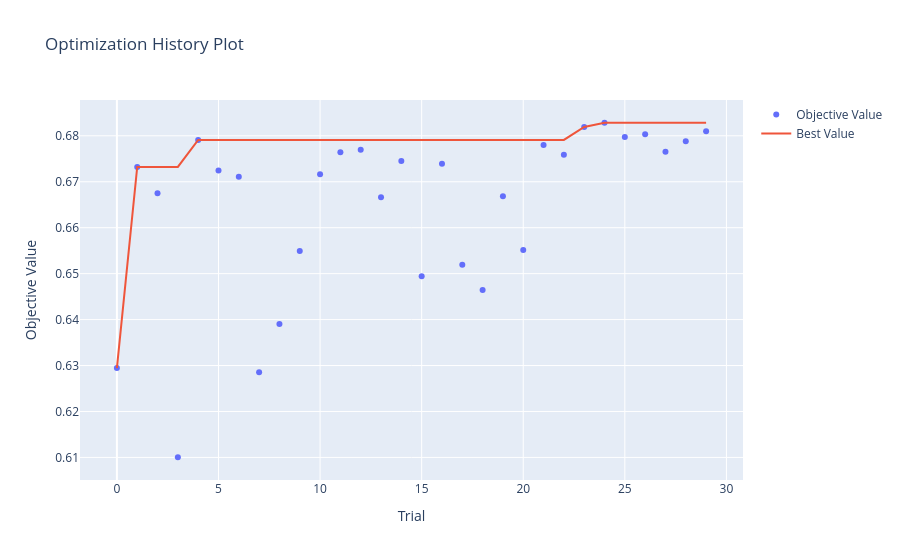
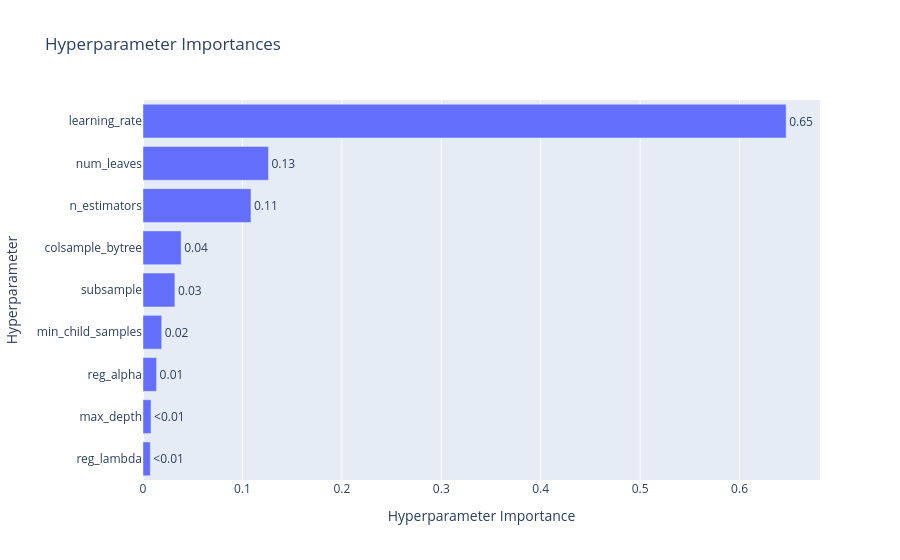
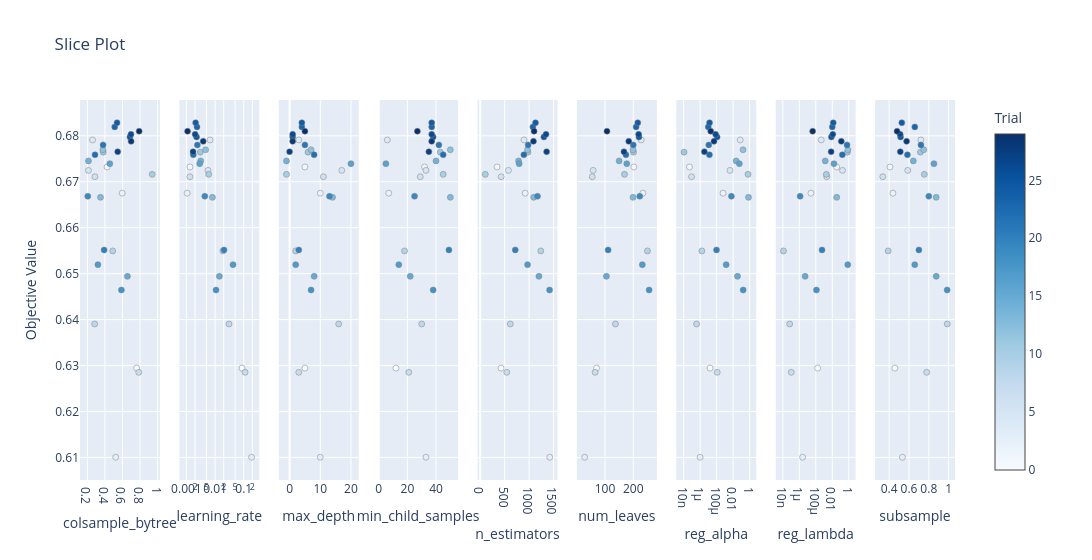

Notebook source saved alongside these figures, in order:
### Code cell
model_selected, selected_features = feature_importance_selector(
    model,
    X_train_t,
    y_train_t,
    target_features=40
)

# przygotowanie danych
X_opt = X_train_t[selected_features].copy()

for col in X_opt.select_dtypes(include="object").columns:
    X_opt[col] = X_opt[col].astype("category")


def objective(trial):

    params = {
        "objective": "binary",
        "metric": "auc",
        "random_state": RANDOM_SEED,
        "reg_alpha": trial.suggest_float("reg_alpha", 1e-8, 1.0, log=True),
        "reg_lambda": trial.suggest_float("reg_lambda", 1e-8, 1.0, log=True),
        "num_leaves": trial.suggest_int("num_leaves", 16, 256),
        "max_depth": trial.suggest_int("max_depth", -1, 20),
        "learning_rate": trial.suggest_float("learning_rate", 0.001, 0.2, log=True),
        "n_estimators": trial.suggest_int("n_estimators", 50, 1500),
        "subsample": trial.suggest_float("subsample", 0.3, 1.0),
        "colsample_bytree": trial.suggest_float("colsample_bytree", 0.2, 1.0),
        "min_child_samples": trial.suggest_int("min_child_samples", 5, 50),
    }

    # nowy model w każdym trialu
    model_lgbm = lgb.LGBMClassifier(**params)

    auc = cross_val_score(
        model_lgbm,
        X_opt,
        y_train_t,
        cv=5,
        scoring="roc_auc",
        n_jobs=-1
    ).mean()

    return auc


study = optuna.create_study(
    direction="maximize",
    study_name="lgbm_auc_bo"
)

study.optimize(objective, n_trials=30, show_progress_bar=True)

print("\nBest AUC:", study.best_value)
print("Best params:", study.best_params)


optuna.visualization.plot_optimization_history(study)
optuna.visualization.plot_param_importances(study)
optuna.visualization.plot_slice(study)

plot_optimization_history(study).show()
plot_param_importances(study).show()
plot_slice(study).show()

### Figure 1 — Plotly figure (JSON) as saved in the notebook; plotly's stock layout.template omitted (floating-point values rounded to 4 significant figures)
{"data": [{"mode": "markers", "name": "Objective Value", "type": "scatter", "x": [0, 1, 2, 3, 4, 5, 6, 7, 8, 9, 10, 11, 12, 13, 14, 15, 16, 17, 18, 19, 20, 21, 22, 23, 24, 25, 26, 27, 28, 29], "y": [0.6294, 0.6732, 0.6675, 0.61, 0.6791, 0.6725, 0.6711, 0.6285, 0.6391, 0.6549, 0.6716, 0.6764, 0.677, 0.6666, 0.6745, 0.6494, 0.6739, 0.652, 0.6464, 0.6668, 0.6552, 0.678, 0.6759, 0.6819, 0.6828, 0.6797, 0.6803, 0.6765, 0.6788, 0.681]}, {"mode": "lines", "name": "Best Value", "type": "scatter", "x": [0, 1, 2, 3, 4, 5, 6, 7, 8, 9, 10, 11, 12, 13, 14, 15, 16, 17, 18, 19, 20, 21, 22, 23, 24, 25, 26, 27, 28, 29], "y": [0.6294, 0.6732, 0.6732, 0.6732, 0.6791, 0.6791, 0.6791, 0.6791, 0.6791, 0.6791, 0.6791, 0.6791, 0.6791, 0.6791, 0.6791, 0.6791, 0.6791, 0.6791, 0.6791, 0.6791, 0.6791, 0.6791, 0.6791, 0.6819, 0.6828, 0.6828, 0.6828, 0.6828, 0.6828, 0.6828]}, {"marker": {"color": "#cccccc"}, "mode": "markers", "name": "Infeasible Trial", "showlegend": false, "type": "scatter", "x": [], "y": []}], "layout": {"title": {"text": "Optimization History Plot"}, "xaxis": {"title": {"text": "Trial"}}, "yaxis": {"title": {"text": "Objective Value"}}}}

### Figure 2 — Plotly figure (JSON) as saved in the notebook; plotly's stock layout.template omitted (floating-point values rounded to 4 significant figures)
{"data": [{"cliponaxis": false, "hovertemplate": ["reg_lambda (FloatDistribution): 0.007328167833400323<extra></extra>", "max_depth (IntDistribution): 0.008095273957447906<extra></extra>", "reg_alpha (FloatDistribution): 0.01368798861518711<extra></extra>", "min_child_samples (IntDistribution): 0.01881180980333238<extra></extra>", "subsample (FloatDistribution): 0.0320736112620631<extra></extra>", "colsample_bytree (FloatDistribution): 0.0383861217863729<extra></extra>", "n_estimators (IntDistribution): 0.1085940154803997<extra></extra>", "num_leaves (IntDistribution): 0.1261590186908418<extra></extra>", "learning_rate (FloatDistribution): 0.646863992570955<extra></extra>"], "name": "Objective Value", "orientation": "h", "text": ["<0.01", "<0.01", "0.01", "0.02", "0.03", "0.04", "0.11", "0.13", "0.65"], "textposition": "outside", "type": "bar", "x": [0.007328, 0.008095, 0.01369, 0.01881, 0.03207, 0.03839, 0.1086, 0.1262, 0.6469], "y": ["reg_lambda", "max_depth", "reg_alpha", "min_child_samples", "subsample", "colsample_bytree", "n_estimators", "num_leaves", "learning_rate"]}], "layout": {"title": {"text": "Hyperparameter Importances"}, "xaxis": {"title": {"text": "Hyperparameter Importance"}}, "yaxis": {"title": {"text": "Hyperparameter"}}}}

### Figure 3 — Plotly figure (JSON) as saved in the notebook; plotly's stock layout.template omitted (floating-point values rounded to 4 significant figures)
{"data": [{"marker": {"color": [0, 1, 2, 3, 4, 5, 6, 7, 8, 9, 10, 11, 12, 13, 14, 15, 16, 17, 18, 19, 20, 21, 22, 23, 24, 25, 26, 27, 28, 29], "colorbar": {"title": {"text": "Trial"}, "x": 1, "xpad": 40}, "colorscale": [[0, "rgb(247,251,255)"], [0.125, "rgb(222,235,247)"], [0.25, "rgb(198,219,239)"], [0.375, "rgb(158,202,225)"], [0.5, "rgb(107,174,214)"], [0.625, "rgb(66,146,198)"], [0.75, "rgb(33,113,181)"], [0.875, "rgb(8,81,156)"], [1, "rgb(8,48,107)"]], "line": {"color": "Grey", "width": 0.5}, "showscale": true}, "mode": "markers", "name": "Feasible Trial", "showlegend": false, "type": "scatter", "x": [0.7607, 0.4241, 0.5967, 0.5226, 0.2585, 0.2116, 0.2855, 0.7851, 0.2825, 0.4888, 0.9387, 0.3801, 0.376, 0.3491, 0.2121, 0.6561, 0.4552, 0.3199, 0.5877, 0.2038, 0.3902, 0.3786, 0.2865, 0.5112, 0.5379, 0.6846, 0.6969, 0.5455, 0.6986, 0.79], "xaxis": "x", "y": [0.6294, 0.6732, 0.6675, 0.61, 0.6791, 0.6725, 0.6711, 0.6285, 0.6391, 0.6549, 0.6716, 0.6764, 0.677, 0.6666, 0.6745, 0.6494, 0.6739, 0.652, 0.6464, 0.6668, 0.6552, 0.678, 0.6759, 0.6819, 0.6828, 0.6797, 0.6803, 0.6765, 0.6788, 0.681], "yaxis": "y"}, {"marker": {"color": [0, 1, 2, 3, 4, 5, 6, 7, 8, 9, 10, 11, 12, 13, 14, 15, 16, 17, 18, 19, 20, 21, 22, 23, 24, 25, 26, 27, 28, 29], "colorbar": {"title": {"text": "Trial"}, "x": 1, "xpad": 40}, "colorscale": [[0, "rgb(247,251,255)"], [0.125, "rgb(222,235,247)"], [0.25, "rgb(198,219,239)"], [0.375, "rgb(158,202,225)"], [0.5, "rgb(107,174,214)"], [0.625, "rgb(66,146,198)"], [0.75, "rgb(33,113,181)"], [0.875, "rgb(8,81,156)"], [1, "rgb(8,48,107)"]], "line": {"color": "Grey", "width": 0.5}, "showscale": false}, "mode": "markers", "name": "Feasible Trial", "showlegend": false, "type": "scatter", "x": [0.0869, 0.001333, 0.00106, 0.1872, 0.00665, 0.005643, 0.001319, 0.111, 0.03053, 0.0187, 0.00598, 0.003039, 0.004677, 0.008068, 0.003143, 0.01411, 0.002896, 0.04215, 0.0108, 0.004381, 0.02055, 0.002406, 0.001738, 0.002341, 0.0021, 0.002259, 0.002018, 0.001703, 0.003851, 0.001097], "xaxis": "x2", "y": [0.6294, 0.6732, 0.6675, 0.61, 0.6791, 0.6725, 0.6711, 0.6285, 0.6391, 0.6549, 0.6716, 0.6764, 0.677, 0.6666, 0.6745, 0.6494, 0.6739, 0.652, 0.6464, 0.6668, 0.6552, 0.678, 0.6759, 0.6819, 0.6828, 0.6797, 0.6803, 0.6765, 0.6788, 0.681], "yaxis": "y2"}, {"marker": {"color": [0, 1, 2, 3, 4, 5, 6, 7, 8, 9, 10, 11, 12, 13, 14, 15, 16, 17, 18, 19, 20, 21, 22, 23, 24, 25, 26, 27, 28, 29], "colorbar": {"title": {"text": "Trial"}, "x": 1, "xpad": 40}, "colorscale": [[0, "rgb(247,251,255)"], [0.125, "rgb(222,235,247)"], [0.25, "rgb(198,219,239)"], [0.375, "rgb(158,202,225)"], [0.5, "rgb(107,174,214)"], [0.625, "rgb(66,146,198)"], [0.75, "rgb(33,113,181)"], [0.875, "rgb(8,81,156)"], [1, "rgb(8,48,107)"]], "line": {"color": "Grey", "width": 0.5}, "showscale": false}, "mode": "markers", "name": "Feasible Trial", "showlegend": false, "type": "scatter", "x": [5, 5, 10, 10, 3, 17, 11, 3, 16, 2, -1, 6, 7, 14, -1, 8, 20, 2, 7, 13, 3, 5, 8, 4, 4, 1, 1, 0, 1, 5], "xaxis": "x3", "y": [0.6294, 0.6732, 0.6675, 0.61, 0.6791, 0.6725, 0.6711, 0.6285, 0.6391, 0.6549, 0.6716, 0.6764, 0.677, 0.6666, 0.6745, 0.6494, 0.6739, 0.652, 0.6464, 0.6668, 0.6552, 0.678, 0.6759, 0.6819, 0.6828, 0.6797, 0.6803, 0.6765, 0.6788, 0.681], "yaxis": "y3"}, {"marker": {"color": [0, 1, 2, 3, 4, 5, 6, 7, 8, 9, 10, 11, 12, 13, 14, 15, 16, 17, 18, 19, 20, 21, 22, 23, 24, 25, 26, 27, 28, 29], "colorbar": {"title": {"text": "Trial"}, "x": 1, "xpad": 40}, "colorscale": [[0, "rgb(247,251,255)"], [0.125, "rgb(222,235,247)"], [0.25, "rgb(198,219,239)"], [0.375, "rgb(158,202,225)"], [0.5, "rgb(107,174,214)"], [0.625, "rgb(66,146,198)"], [0.75, "rgb(33,113,181)"], [0.875, "rgb(8,81,156)"], [1, "rgb(8,48,107)"]], "line": {"color": "Grey", "width": 0.5}, "showscale": false}, "mode": "markers", "name": "Feasible Trial", "showlegend": false, "type": "scatter", "x": [12, 32, 7, 33, 6, 33, 29, 21, 30, 18, 45, 43, 50, 50, 40, 22, 5, 14, 38, 25, 49, 42, 45, 37, 37, 38, 37, 35, 37, 27], "xaxis": "x4", "y": [0.6294, 0.6732, 0.6675, 0.61, 0.6791, 0.6725, 0.6711, 0.6285, 0.6391, 0.6549, 0.6716, 0.6764, 0.677, 0.6666, 0.6745, 0.6494, 0.6739, 0.652, 0.6464, 0.6668, 0.6552, 0.678, 0.6759, 0.6819, 0.6828, 0.6797, 0.6803, 0.6765, 0.6788, 0.681], "yaxis": "y4"}, {"marker": {"color": [0, 1, 2, 3, 4, 5, 6, 7, 8, 9, 10, 11, 12, 13, 14, 15, 16, 17, 18, 19, 20, 21, 22, 23, 24, 25, 26, 27, 28, 29], "colorbar": {"title": {"text": "Trial"}, "x": 1, "xpad": 40}, "colorscale": [[0, "rgb(247,251,255)"], [0.125, "rgb(222,235,247)"], [0.25, "rgb(198,219,239)"], [0.375, "rgb(158,202,225)"], [0.5, "rgb(107,174,214)"], [0.625, "rgb(66,146,198)"], [0.75, "rgb(33,113,181)"], [0.875, "rgb(8,81,156)"], [1, "rgb(8,48,107)"]], "line": {"color": "Grey", "width": 0.5}, "showscale": false}, "mode": "markers", "name": "Feasible Trial", "showlegend": false, "type": "scatter", "x": [426, 344, 920, 1423, 896, 577, 428, 544, 616, 1240, 103, 977, 968, 1095, 785, 1202, 797, 969, 1420, 1172, 717, 981, 893, 1078, 1132, 1303, 1347, 1359, 1090, 1103], "xaxis": "x5", "y": [0.6294, 0.6732, 0.6675, 0.61, 0.6791, 0.6725, 0.6711, 0.6285, 0.6391, 0.6549, 0.6716, 0.6764, 0.677, 0.6666, 0.6745, 0.6494, 0.6739, 0.652, 0.6464, 0.6668, 0.6552, 0.678, 0.6759, 0.6819, 0.6828, 0.6797, 0.6803, 0.6765, 0.6788, 0.681], "yaxis": "y5"}, {"marker": {"color": [0, 1, 2, 3, 4, 5, 6, 7, 8, 9, 10, 11, 12, 13, 14, 15, 16, 17, 18, 19, 20, 21, 22, 23, 24, 25, 26, 27, 28, 29], "colorbar": {"title": {"text": "Trial"}, "x": 1, "xpad": 40}, "colorscale": [[0, "rgb(247,251,255)"], [0.125, "rgb(222,235,247)"], [0.25, "rgb(198,219,239)"], [0.375, "rgb(158,202,225)"], [0.5, "rgb(107,174,214)"], [0.625, "rgb(66,146,198)"], [0.75, "rgb(33,113,181)"], [0.875, "rgb(8,81,156)"], [1, "rgb(8,48,107)"]], "line": {"color": "Grey", "width": 0.5}, "showscale": false}, "mode": "markers", "name": "Feasible Trial", "showlegend": false, "type": "scatter", "x": [70, 202, 234, 28, 228, 58, 55, 65, 137, 250, 169, 201, 199, 199, 150, 105, 177, 232, 256, 223, 111, 200, 174, 210, 216, 220, 219, 167, 184, 107], "xaxis": "x6", "y": [0.6294, 0.6732, 0.6675, 0.61, 0.6791, 0.6725, 0.6711, 0.6285, 0.6391, 0.6549, 0.6716, 0.6764, 0.677, 0.6666, 0.6745, 0.6494, 0.6739, 0.652, 0.6464, 0.6668, 0.6552, 0.678, 0.6759, 0.6819, 0.6828, 0.6797, 0.6803, 0.6765, 0.6788, 0.681], "yaxis": "y6"}, {"marker": {"color": [0, 1, 2, 3, 4, 5, 6, 7, 8, 9, 10, 11, 12, 13, 14, 15, 16, 17, 18, 19, 20, 21, 22, 23, 24, 25, 26, 27, 28, 29], "colorbar": {"title": {"text": "Trial"}, "x": 1, "xpad": 40}, "colorscale": [[0, "rgb(247,251,255)"], [0.125, "rgb(222,235,247)"], [0.25, "rgb(198,219,239)"], [0.375, "rgb(158,202,225)"], [0.5, "rgb(107,174,214)"], [0.625, "rgb(66,146,198)"], [0.75, "rgb(33,113,181)"], [0.875, "rgb(8,81,156)"], [1, "rgb(8,48,107)"]], "line": {"color": "Grey", "width": 0.5}, "showscale": false}, "mode": "markers", "name": "Feasible Trial", "showlegend": false, "type": "scatter", "x": [1.602e-05, 5.088e-08, 0.0006091, 9.904e-07, 0.07325, 0.004237, 9.071e-08, 0.0001183, 3.717e-07, 1.63e-06, 0.6517, 1.117e-08, 0.1608, 0.7368, 0.02356, 0.03425, 0.05768, 0.001434, 0.1663, 0.006221, 9.739e-05, 1.116e-05, 1.35e-05, 9.7e-06, 1.389e-05, 0.0001162, 7.577e-05, 3.287e-06, 4.81e-05, 1.941e-05], "xaxis": "x7", "y": [0.6294, 0.6732, 0.6675, 0.61, 0.6791, 0.6725, 0.6711, 0.6285, 0.6391, 0.6549, 0.6716, 0.6764, 0.677, 0.6666, 0.6745, 0.6494, 0.6739, 0.652, 0.6464, 0.6668, 0.6552, 0.678, 0.6759, 0.6819, 0.6828, 0.6797, 0.6803, 0.6765, 0.6788, 0.681], "yaxis": "y7"}, {"marker": {"color": [0, 1, 2, 3, 4, 5, 6, 7, 8, 9, 10, 11, 12, 13, 14, 15, 16, 17, 18, 19, 20, 21, 22, 23, 24, 25, 26, 27, 28, 29], "colorbar": {"title": {"text": "Trial"}, "x": 1, "xpad": 40}, "colorscale": [[0, "rgb(247,251,255)"], [0.125, "rgb(222,235,247)"], [0.25, "rgb(198,219,239)"], [0.375, "rgb(158,202,225)"], [0.5, "rgb(107,174,214)"], [0.625, "rgb(66,146,198)"], [0.75, "rgb(33,113,181)"], [0.875, "rgb(8,81,156)"], [1, "rgb(8,48,107)"]], "line": {"color": "Grey", "width": 0.5}, "showscale": false}, "mode": "markers", "name": "Feasible Trial", "showlegend": false, "type": "scatter", "x": [0.0001667, 0.03408, 2.574e-05, 2.518e-06, 0.0004573, 0.1737, 0.002136, 1.059e-07, 6.793e-08, 1.19e-08, 0.001918, 0.6825, 0.7823, 0.03482, 0.001413, 5.113e-06, 0.01599, 0.7563, 0.0001203, 1.266e-06, 0.0005697, 0.6197, 0.1653, 0.01002, 0.01312, 0.00779, 0.01165, 0.007259, 0.1246, 4.186e-05], "xaxis": "x8", "y": [0.6294, 0.6732, 0.6675, 0.61, 0.6791, 0.6725, 0.6711, 0.6285, 0.6391, 0.6549, 0.6716, 0.6764, 0.677, 0.6666, 0.6745, 0.6494, 0.6739, 0.652, 0.6464, 0.6668, 0.6552, 0.678, 0.6759, 0.6819, 0.6828, 0.6797, 0.6803, 0.6765, 0.6788, 0.681], "yaxis": "y8"}, {"marker": {"color": [0, 1, 2, 3, 4, 5, 6, 7, 8, 9, 10, 11, 12, 13, 14, 15, 16, 17, 18, 19, 20, 21, 22, 23, 24, 25, 26, 27, 28, 29], "colorbar": {"title": {"text": "Trial"}, "x": 1, "xpad": 40}, "colorscale": [[0, "rgb(247,251,255)"], [0.125, "rgb(222,235,247)"], [0.25, "rgb(198,219,239)"], [0.375, "rgb(158,202,225)"], [0.5, "rgb(107,174,214)"], [0.625, "rgb(66,146,198)"], [0.75, "rgb(33,113,181)"], [0.875, "rgb(8,81,156)"], [1, "rgb(8,48,107)"]], "line": {"color": "Grey", "width": 0.5}, "showscale": false}, "mode": "markers", "name": "Feasible Trial", "showlegend": false, "type": "scatter", "x": [0.4576, 0.4081, 0.4378, 0.5339, 0.7198, 0.5877, 0.3358, 0.7785, 0.9859, 0.3895, 0.7546, 0.7154, 0.7488, 0.8743, 0.6436, 0.8748, 0.8516, 0.6581, 0.9847, 0.7997, 0.6998, 0.7204, 0.5841, 0.6586, 0.5276, 0.5147, 0.5108, 0.5121, 0.5759, 0.4799], "xaxis": "x9", "y": [0.6294, 0.6732, 0.6675, 0.61, 0.6791, 0.6725, 0.6711, 0.6285, 0.6391, 0.6549, 0.6716, 0.6764, 0.677, 0.6666, 0.6745, 0.6494, 0.6739, 0.652, 0.6464, 0.6668, 0.6552, 0.678, 0.6759, 0.6819, 0.6828, 0.6797, 0.6803, 0.6765, 0.6788, 0.681], "yaxis": "y9"}], "layout": {"title": {"text": "Slice Plot"}, "width": 2700, "xaxis": {"anchor": "y", "domain": [0, 0.09136], "title": {"text": "colsample_bytree"}}, "xaxis2": {"anchor": "y2", "domain": [0.1136, 0.2049], "title": {"text": "learning_rate"}, "type": "log"}, "xaxis3": {"anchor": "y3", "domain": [0.2272, 0.3185], "title": {"text": "max_depth"}}, "xaxis4": {"anchor": "y4", "domain": [0.3407, 0.4321], "title": {"text": "min_child_samples"}}, "xaxis5": {"anchor": "y5", "domain": [0.4543, 0.5457], "title": {"text": "n_estimators"}}, "xaxis6": {"anchor": "y6", "domain": [0.5679, 0.6593], "title": {"text": "num_leaves"}}, "xaxis7": {"anchor": "y7", "domain": [0.6815, 0.7728], "title": {"text": "reg_alpha"}, "type": "log"}, "xaxis8": {"anchor": "y8", "domain": [0.7951, 0.8864], "title": {"text": "reg_lambda"}, "type": "log"}, "xaxis9": {"anchor": "y9", "domain": [0.9086, 1], "title": {"text": "subsample"}}, "yaxis": {"anchor": "x", "domain": [0, 1], "title": {"text": "Objective Value"}}, "yaxis2": {"anchor": "x2", "domain": [0, 1], "matches": "y", "showticklabels": false}, "yaxis3": {"anchor": "x3", "domain": [0, 1], "matches": "y", "showticklabels": false}, "yaxis4": {"anchor": "x4", "domain": [0, 1], "matches": "y", "showticklabels": false}, "yaxis5": {"anchor": "x5", "domain": [0, 1], "matches": "y", "showticklabels": false}, "yaxis6": {"anchor": "x6", "domain": [0, 1], "matches": "y", "showticklabels": false}, "yaxis7": {"anchor": "x7", "domain": [0, 1], "matches": "y", "showticklabels": false}, "yaxis8": {"anchor": "x8", "domain": [0, 1], "matches": "y", "showticklabels": false}, "yaxis9": {"anchor": "x9", "domain": [0, 1], "matches": "y", "showticklabels": false}}}
